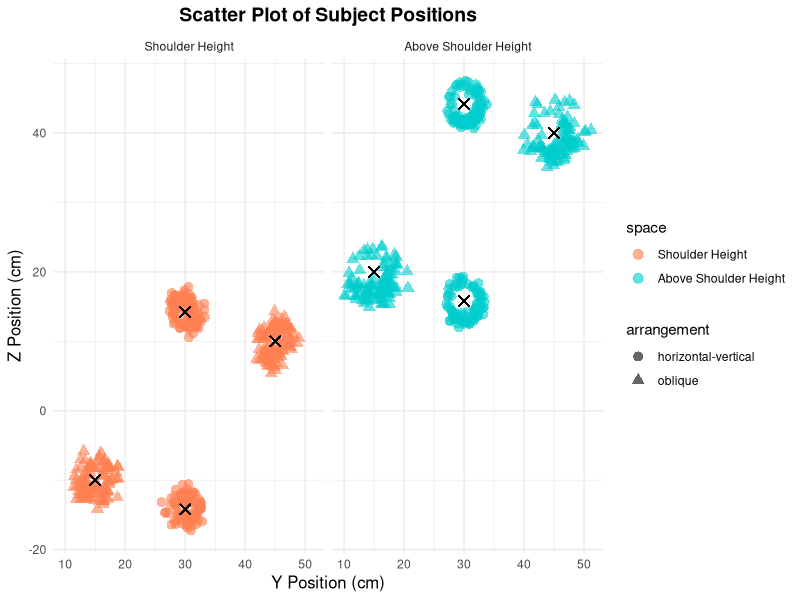
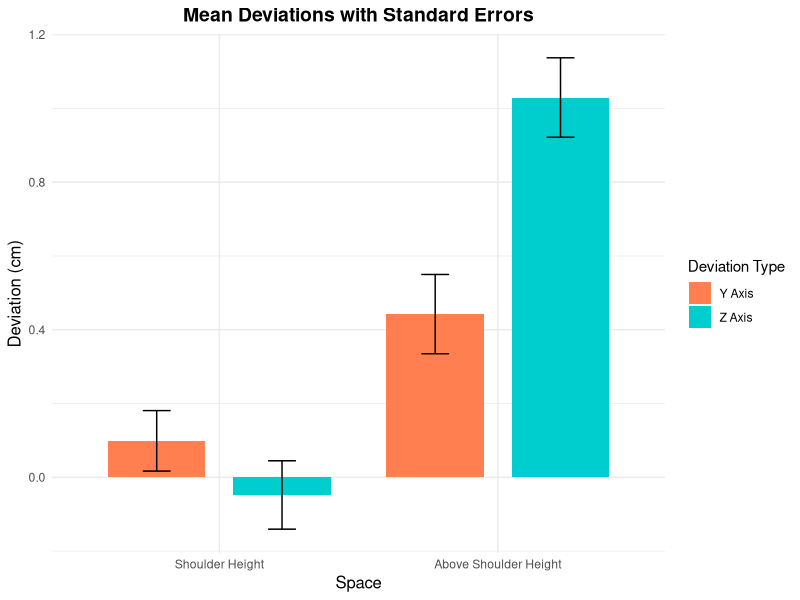

The R script that drew these images, in order:
# ------------------------------------------------------ (https://github.com/aimforbigfoot/biol5081/blob/main/paperSummary/charOfHapticSpaceVertical.R)
# ----------------- Data generation  -------------------
# ------------------------------------------------------


# Load necessary libraries
library(ggplot2)
library(dplyr)
library(tidyr)

set.seed(123)  # Set seed for reproducibility

# Participant IDs and their handedness
participantCount <- 1:20
participant_tags <- data.frame(
  ID = participantCount
)

# Define reference points for different spatial positions with arrangement
base_points <- data.frame(
  ref_x = c(30, 30, 15, 45),
  ref_y = c(14.2, -14.2, -10, 10),
  arrangement = c("horizontal-vertical", "horizontal-vertical", "oblique", "oblique")
)

# Set number of repetitions for each spatial position
reps_points <- 5 
numOfPoints <- length(base_points$ref_x)

# Sample size
N <- length(participantCount)

shoulderMeans <- list(
  shoulder = data.frame(
    x = c(rep(1.14, 2), rep(2.19, 2)),
    y = c(rep(1.65, 2), rep(1.09, 2))
  ),
  aboveShoulder = data.frame(
    x = c(rep(2.02, 2), rep(3.21, 2)),
    y = c(rep(1.87, 2), rep(1.3, 2))
  )
)
shoulderSDs <- list(
  shoulder = data.frame(
    x = c(rep(0.23 * sqrt(reps_points), 2), rep(0.43 * sqrt(reps_points), 2)),
    y = c(rep(0.33 * sqrt(reps_points), 2), rep(0.2 * sqrt(reps_points), 2))
  ),
  aboveShoulder = data.frame(
    x = c(rep(0.18 * sqrt(reps_points), 2), rep(0.54 * sqrt(reps_points), 2)),
    y = c(rep(0.2 * sqrt(reps_points), 2), rep(0.22 * sqrt(reps_points), 2))
  )
)

accAngleFreqShoulderFreq <- c(14, 6, 13, 7)
accAngleFreqAboveShoulderFreq <- c(5, 3, 19, 13)
normalizedFreqShoulder <- accAngleFreqShoulderFreq / sum(accAngleFreqShoulderFreq)
normalizedFreqAboveShoulder <- accAngleFreqAboveShoulderFreq / sum(accAngleFreqAboveShoulderFreq)

# Initialize an empty data frame to accumulate rows
my_data <- data.frame(
  ID = integer(),
  subjectX = numeric(),
  subjectY = numeric(),
  ref_x = numeric(),
  ref_y = numeric(),
  angle = numeric(),
  space = character(),
  quadrant = character(),
  arrangement = character()
)

# Function to apply rotation transformation to (x, y) based on angle in degrees
rotate_point <- function(x, y, angle) {
  theta <- angle * (pi / 180)  # Convert degrees to radians
  x_new <- x * cos(theta) - y * sin(theta)
  y_new <- x * sin(theta) + y * cos(theta)
  return(c(x_new, y_new))
}

# Data generation loop with rotation transformation
for (i in participantCount) {
  current_hand <- participant_tags$hand[i]
  for (j in 1:numOfPoints) {
    arrangement_type <- base_points$arrangement[j]
    
    for (k in 1:reps_points) {
      # Generate random adjustments for shoulder
      deltaX <- rnorm(1, shoulderMeans$shoulder$x[j], shoulderSDs$shoulder$x[j])
      deltaY <- rnorm(1, shoulderMeans$shoulder$y[j], shoulderSDs$shoulder$y[j])
      
      # Assign a quadrant based on predefined frequencies
      quadrant <- sample(c(1, 2, 3, 4), 1, prob = normalizedFreqShoulder)
      quadrant
      angle <- runif(1, (quadrant - 1) * 90, quadrant * 90)
      rotated_coords <- rotate_point(deltaX, deltaY, angle)
      
      subjectX <- base_points$ref_x[j] + rotated_coords[1]
      subjectY <- base_points$ref_y[j] + rotated_coords[2]
      
      quadrant_label <- paste0((quadrant - 1) * 90, "-", quadrant * 90)
      
      rowToAdd <- data.frame(
        ID = i,
        subjectX = subjectX,
        subjectY = subjectY,
        ref_x = base_points$ref_x[j],
        ref_y = base_points$ref_y[j],
        angle = angle,
        space = "shoulder",
        quadrant = quadrant_label,
        arrangement = arrangement_type
      )
      my_data <- bind_rows(my_data, rowToAdd)
    }
    
    for (k in 1:reps_points) {
      # Generate random adjustments for above shoulder
      deltaX <- rnorm(1, shoulderMeans$aboveShoulder$x[j], shoulderSDs$aboveShoulder$x[j])
      deltaY <- rnorm(1, shoulderMeans$aboveShoulder$y[j], shoulderSDs$aboveShoulder$y[j])
      
      # Assign a quadrant based on predefined frequencies
      quadrant <- sample(c(1, 2, 3, 4), 1, prob = normalizedFreqAboveShoulder)
      angle <- runif(1, (quadrant - 1) * 90, quadrant * 90)
      rotated_coords <- rotate_point(deltaX, deltaY, angle)
      
      subjectX <- base_points$ref_x[j] + rotated_coords[1]
      subjectY <- base_points$ref_y[j] + rotated_coords[2] + 30
      
      quadrant_label <- paste0((quadrant - 1) * 90, "-", quadrant * 90)
      
      rowToAdd <- data.frame(
        ID = i,
        subjectX = subjectX,
        subjectY = subjectY,
        ref_x = base_points$ref_x[j],
        ref_y = base_points$ref_y[j] + 30,
        angle = angle,
        space = "shoulderAbove",
        quadrant = quadrant_label,
        arrangement = arrangement_type
      )
      my_data <- bind_rows(my_data, rowToAdd)
    }
  }
}

ggplot(my_data, aes(x = subjectX, y = subjectY, color = space, shape = arrangement)) +
  geom_point(alpha = 0.6, size = 3) +  # Points for each data point
  geom_point(aes(x = ref_x, y = ref_y), color = "black", shape = 4, size = 3) +  # Reference points
  facet_wrap(~ space, labeller = as_labeller(c("shoulder" = "Shoulder Height", "shoulderAbove" = "Above Shoulder Height"))) +  # Custom facet labels
  labs(
    title = "Scatter Plot of Subject Positions",
    x = "Y Position (cm)",
    y = "Z Position (cm)"
  ) +
  scale_color_manual(
    values = c("shoulder" = "coral", "shoulderAbove" = "cyan3"),
    labels = c("shoulder" = "Shoulder Height", "shoulderAbove" = "Above Shoulder Height")  # Custom legend labels
  ) +
  theme_minimal() +
  theme(
    plot.title = element_text(hjust = 0.5, size = 14, face = "bold"),
    axis.title = element_text(size = 12)
  )




# ------------------------------------------------------
# ------------------- Data analysis --------------------
# ------------------------------------------------------

# The authors labeled deviations with directional conventions (e.g., positive values as anti-clockwise
# in the above-shoulder space) to describe spatial trends conceptually. While this might aid qualitative 
# interpretation, it is statistically inappropriate for ANOVA or t-tests, which require absolute, 
# unbiased measurements for comparing group means and variations.

# For ANOVA, we need consistent numeric values that quantify deviation magnitude directly, 
# without subjective directional labels. This ensures that ANOVA evaluates actual differences 
# in spatial accuracy, and that t-tests assess deviations relative to zero without interference 
# from arbitrary labels. Hence, the directional deviations here are calculated with appropriate
# signs for conceptual interpretation but then converted to absolute values for statistical tests.

# View the first rows of the data for reference
head(my_data)

# Calculate raw deviations from the reference points
my_data <- my_data %>%
  mutate(
    deviationX = (subjectX - ref_x),
    deviationY = (ref_y - subjectY)
  )

# Calculate directional deviations based on space, with positive values as anti-clockwise for above shoulder height
# This is for conceptual interpretation based on the setup, where positive deviations represent anti-clockwise rotations
my_data <- my_data %>%
  mutate(
    directional_deviationX = if_else(space == "shoulderAbove", deviationX, -deviationX),
    directional_deviationY = if_else(space == "shoulderAbove", deviationY, -deviationY)
  )

# ------------------- Two way ANOVA --------------------

# Two-way ANOVA for deviationX
anova_x <- aov(deviationX ~ space * arrangement, data = my_data)
summary(anova_x)

# Two-way ANOVA for deviationY
anova_y <- aov(deviationY ~ space * arrangement, data = my_data)
summary(anova_y)


# Post hoc test for space effect on deviationX
tukey_space_x <- TukeyHSD(anova_x, "space")
print("Post hoc test for space on deviationX")
print(tukey_space_x)

# Post hoc test for space effect on deviationY
tukey_space_y <- TukeyHSD(anova_y, "space")
print("Post hoc test for space on deviationY")
print(tukey_space_y)


# Post hoc test for arrangement effect on deviationX
tukey_arrangement_x <- TukeyHSD(anova_x, "arrangement")
print("Post hoc test for arrangement on deviationX")
print(tukey_arrangement_x)

# Post hoc test for arrangement effect on deviationY
tukey_arrangement_y <- TukeyHSD(anova_y, "arrangement")
print("Post hoc test for arrangement on deviationY")
print(tukey_arrangement_y)


# -------------- T Test  ---------------

# Perform one-sample t-tests for each axis and reproduction space
# 1. T-test for X-axis directional deviation in each space
t_test_results_x <- my_data %>%
  group_by(space) %>%
  summarize(
    t_test_p_value_x = t.test(directional_deviationX, mu = 0)$p.value,
    t_test_statistic_x = t.test(directional_deviationX, mu = 0)$statistic,
    mean_directional_deviationX = mean(directional_deviationX)
  )

# 2. T-test for Y-axis directional deviation in each space
t_test_results_y <- my_data %>%
  group_by(space) %>%
  summarize(
    t_test_p_value_y = t.test(directional_deviationY, mu = 0)$p.value,
    t_test_statistic_y = t.test(directional_deviationY, mu = 0)$statistic,
    mean_directional_deviationY = mean(directional_deviationY)
  )

# Display the results
t_test_results_x
t_test_results_y



# -------------- Quadurant Counts  ---------------


# Count the occurrences of each quadrant within each space
quadrant_counts <- my_data %>%
  group_by(space, quadrant) %>%
  summarize(count = n()) %>%
  ungroup() %>%
  # Spread the data so that each quadrant is a separate column
  pivot_wider(names_from = quadrant, values_from = count, values_fill = list(count = 0)) %>%
  # Rename columns to match the format in your provided table
  rename(
    `0-90°` = `0-90`,
    `90-180°` = `90-180`,
    `180-270°` = `180-270`,
    `270-360°` = `270-360`
  )

# Display the table
print(quadrant_counts)
quadrant_counts

# Extract counts for each space
shoulder_counts <- quadrant_counts %>%
  filter(space == "shoulder") %>%
  select(-space) %>%
  unlist()

above_shoulder_counts <- quadrant_counts %>%
  filter(space == "shoulderAbove") %>%
  select(-space) %>%
  unlist()
above_shoulder_counts
# Perform chi-squared goodness-of-fit test for "shoulder" space
# Null hypothesis: Counts are uniformly distributed across quadrants
chi_square_test_shoulder <- chisq.test(shoulder_counts)
print("Chi-Squared Test for Shoulder Space")
print(chi_square_test_shoulder)

# Perform chi-squared goodness-of-fit test for "above shoulder" space
# Null hypothesis: Counts are uniformly distributed across quadrants
chi_square_test_above_shoulder <- chisq.test(above_shoulder_counts)
print("Chi-Squared Test for Above Shoulder Space")
print(chi_square_test_above_shoulder)




# -------------- Plotting directional deviations  ---------------


# Summarize deviations with SEs
summary_se <- my_data %>%
  group_by(space) %>%
  summarize(
    mean_deviationX = mean(deviationX),
    se_deviationX = sd(deviationX) / sqrt(n()),
    mean_deviationY = mean(deviationY),
    se_deviationY = sd(deviationY) / sqrt(n())
  )

# Reshape the data for ggplot
summary_se_long <- summary_se %>%
  pivot_longer(
    cols = c(mean_deviationX, mean_deviationY, se_deviationX, se_deviationY),
    names_to = c(".value", "deviation"),
    names_sep = "_"
  )

ggplot(summary_se_long, aes(x = space, y = mean, fill = deviation)) +
  geom_bar(stat = "identity", position = position_dodge(width = 0.9), width = 0.7) +
  geom_errorbar(aes(ymin = mean - se, ymax = mean + se), 
                position = position_dodge(width = 0.9), width = 0.2) +
  labs(
    title = "Mean Deviations with Standard Errors",
    x = "Space",
    y = "Deviation (cm)",
    fill = "Deviation Type"
  ) +
  scale_fill_manual(values = c("deviationX" = "coral", "deviationY" = "cyan3"),
                    labels = c("deviationX" = "Y Axis", "deviationY" = "Z Axis")) +
  scale_x_discrete(labels = c("shoulder" = "Shoulder Height", "shoulderAbove" = "Above Shoulder Height")) + # Custom x-axis labels
  theme_minimal() +
  theme(
    plot.title = element_text(hjust = 0.5, size = 14, face = "bold"),
    axis.title = element_text(size = 12)
  )
